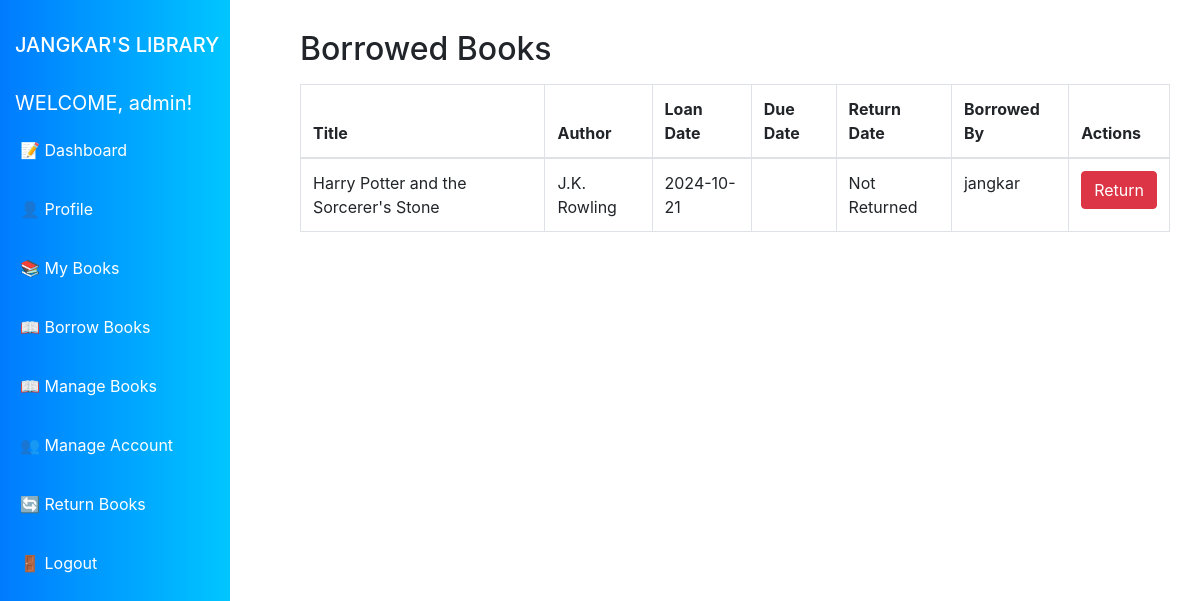
Page /IS203-3B-DizonJohnCarl/view_borrowed_books.php (signed in) on the committed database.
### tables this page shows
CREATE TABLE `loans` (
  `id` int(11) NOT NULL,
  `user_id` int(11) DEFAULT NULL,
  `book_id` int(11) DEFAULT NULL,
  `loan_date` date DEFAULT NULL,
  `due_date` date DEFAULT NULL,
  `return_date` date DEFAULT NULL,
  `status` enum('borrowed','returned','overdue') DEFAULT NULL
);

CREATE TABLE `books` (
  `id` int(11) NOT NULL,
  `title` varchar(255) NOT NULL,
  `author` varchar(255) NOT NULL,
  `genre` varchar(100) DEFAULT NULL,
  `publication_year` int(11) DEFAULT NULL,
  `isbn` varchar(100) DEFAULT NULL,
  `copies_available` int(11) DEFAULT NULL,
  `created_at` timestamp NOT NULL DEFAULT CURRENT_TIMESTAMP
);

CREATE TABLE `users` (
  `id` int(11) NOT NULL,
  `username` varchar(50) NOT NULL,
  `password` varchar(255) NOT NULL,
  `role` enum('admin','user') DEFAULT 'user',
  `email` varchar(100) DEFAULT NULL,
  `profile_data` text,
  `created_at` timestamp NOT NULL DEFAULT CURRENT_TIMESTAMP
);

### IS203-3B-DizonJohnCarl/view_borrowed_books.php (the view, shortened to what this page needs)
<?php
include 'db.php';
include 'includes/header.php';
$is_admin = $_SESSION['role'] === 'admin';
if ($is_admin) {
    $query = "SELECT loans.id AS loan_id, books.title, books.author, users.username, loans.loan_date, loans.due_date, loans.return_date
              FROM loans
              JOIN books ON loans.book_id = books.id
              JOIN users ON loans.user_id = users.id";
} else {
    $query = "SELECT loans.id AS loan_id, books.title, books.author, loans.loan_date, loans.due_date, loans.return_date
              FROM loans
              JOIN books ON loans.book_id = books.id
              WHERE loans.user_id = ?";
}
$stmt = $conn->prepare($query);
$stmt->execute();
$result = $stmt->get_result();
?>
<!DOCTYPE html>
<html lang="en">
<head>
    <link rel="stylesheet" href="https://stackpath.bootstrapcdn.com/bootstrap/4.5.2/css/bootstrap.min.css">
</head>
<body>
    <div class="table-responsive">
        <h2>Borrowed Books</h2>
        <?php if ($result->num_rows > 0): ?>
            <table class="table table-bordered mt-3">
                <thead>
                    <tr>
                        <th>Title</th>
                        <th>Author</th>
                        <th>Loan Date</th>
                        <th>Due Date</th>
                        <th>Return Date</th>
                        <?php if ($is_admin): ?>
                            <th>Borrowed By</th>
                        <?php endif; ?>
                        <th>Actions</th>
                    </tr>
                </thead>
                <tbody>
                    <?php while ($row = $result->fetch_assoc()): ?>
                        <tr>
                            <td><?= htmlspecialchars($row['title']) ?></td>
                            <td><?= htmlspecialchars($row['author']) ?></td>
                            <td><?= htmlspecialchars($row['loan_date']) ?></td>
                            <td><?= htmlspecialchars($row['due_date']) ?></td>
                            <td><?= htmlspecialchars($row['return_date']) ? htmlspecialchars($row['return_date']) : 'Not Returned' ?></td>
                            <?php if ($is_admin): ?>
                                <td><?= htmlspecialchars($row['username']) ?></td>
                            <?php endif; ?>
                            <td>
                                <?php if (!$row['return_date']):?>
                                    <a href="return_book.php?loan_id=<?= $row['loan_id'] ?>" class="btn btn-danger" onclick="return confirm('Are you sure you want to return this book?')">Return</a>
                                <?php endif; ?>
                            </td>
                        </tr>
                    <?php endwhile; ?>
                </tbody>
            </table>
        <?php else: ?>
            <p>No books have been borrowed.</p>
        <?php endif; ?>
    </div>
</body>
</html>
<?php
include 'includes/footer.php';
?>

### IS203-3B-DizonJohnCarl/includes/header.php (style rules this page uses)
body { background-color: #f8f9fa; font-family: 'Arial', sans-serif; }

### rows in the picture
loans: book.title "Harry Potter and the Sorcerer's Stone", book.author "J.K. Rowling", loan_date "2024-10-21", shows "Not Returned", user.username "jangkar"

### other values in the picture
$_SESSION['username'] "admin"
